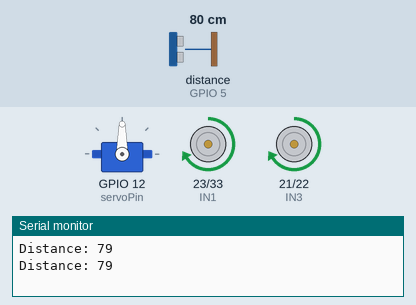
Recording of a sketch running on a simulated ESP32. Parts: servo, motor-driver pin pairs drawn as motors (green arrow = first pin HIGH = forward, orange = second pin HIGH = backward, longer = more drive, scaled by the enable pin), the last lines printed to the serial monitor. Wiring (inferred from the names in the program): ultrasonic range finder: trigger GPIO 4; echo GPIO 5. Inputs (shaded band) come from the test bench; at power-on: distance to the obstacle (sensor on GPIO 5) 80 cm. The echo pulse lasts 58.3 µs per cm.

Above: at 2.8 s.
2.9 s: distance to the obstacle (sensor on GPIO 5) set to 23 cm
5.0 s: distance to the obstacle (sensor on GPIO 5) set to 18 cm
At 5.7 s:
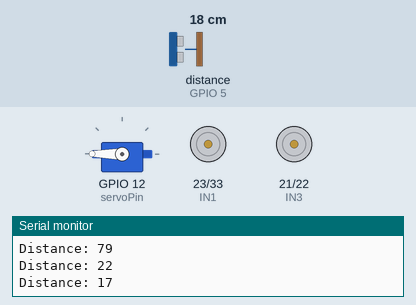
9.5 s: distance to the obstacle (sensor on GPIO 5) set to 35 cm
12.0 s: distance to the obstacle (sensor on GPIO 5) set to 2 cm
At 13.5 s:
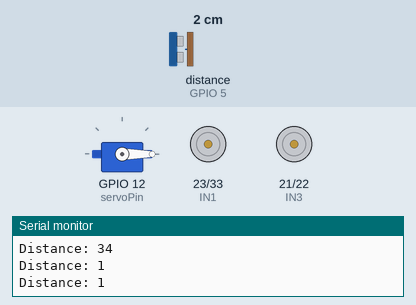
17.1 s: distance to the obstacle (sensor on GPIO 5) set to 60 cm
At 17.9 s:
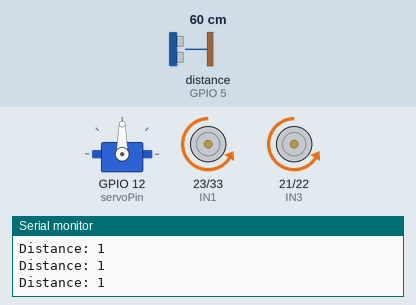
Timing chart, 0 to 20.1 s (numbered marks = the images above; inputs shaded):
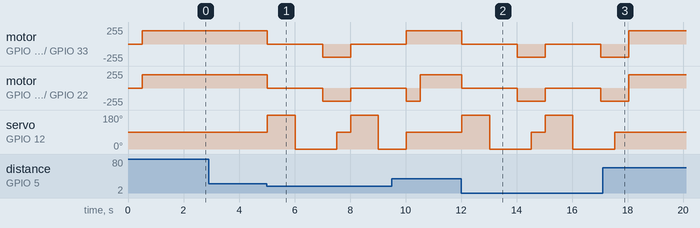

Measured:
- the behaviour switches between 21 and 20 cm on distance to the obstacle (sensor on GPIO 5) (found by bisection; images 0 and 1)
- after the input at 5.0 s, motor on GPIO 23 (IN1) / GPIO 33 (IN2), motor on GPIO 21 (IN3) / GPIO 22 (IN4): forward 199/255 → stopped at once, → backward 199/255 2.0 s later, → stopped 1.0 s later; servo on GPIO 12 (servoPin): 90° → 180° at once, → 0° 1.0 s later, → 90° 1.5 s later, → 180° 0.50 s later, … (5 changes in this stretch)
- after the input at 12.0 s, motor on GPIO 23 (IN1) / GPIO 33 (IN2), motor on GPIO 21 (IN3) / GPIO 22 (IN4): alternates backward 199/255 for 1.0 s and stopped for 2.0 s, starting at once; servo on GPIO 12 (servoPin): 90° → 180° at once, → 0° 1.0 s later, → 90° 1.5 s later, → 180° 0.50 s later, … (5 changes in this stretch)
- after the input at 17.1 s, servo on GPIO 12 (servoPin): goes on until 17.5 s, then stays 90°

The sketch:

All_IN_one_code.ino
```cpp
#include <ESP32Servo.h>

// Define motor control pins
#define ENA 25
#define IN1 23
#define IN2 33
#define ENB 26
#define IN3 21
#define IN4 22

// Define motor PWM channels
#define ENA_CHANNEL 0
#define ENB_CHANNEL 1
#define PWM_FREQ 1000 // 1 kHz PWM frequency
#define PWM_RES 8     // 8-bit resolution (0-255)

// Define servo and ultrasonic sensor pins
#define trigPin 4
#define echoPin 5
#define distanceMin 20
#define servoPin 12

// Variables for distance calculation
int duration, distance;
int dist_left, dist_right;
Servo myservo;

void setup() {
  Serial.begin(9600);

  // Attach the servo to the pin
  myservo.attach(servoPin);
  myservo.write(90); // Center the servo

  // Configure motor pins as outputs
  pinMode(IN1, OUTPUT);
  pinMode(IN2, OUTPUT);
  pinMode(IN3, OUTPUT);
  pinMode(IN4, OUTPUT);

  // Set up PWM channels for motors
  ledcSetup(ENA_CHANNEL, PWM_FREQ, PWM_RES);
  ledcAttachPin(ENA, ENA_CHANNEL);

  ledcSetup(ENB_CHANNEL, PWM_FREQ, PWM_RES);
  ledcAttachPin(ENB, ENB_CHANNEL);

  // Configure ultrasonic sensor pins
  pinMode(trigPin, OUTPUT);
  pinMode(echoPin, INPUT);
}

void loop() {
  myservo.write(90); // Center servo
  delay(500);        // Wait for servo to move
  int dist_front = calculateDistance();

  if (dist_front < distanceMin) {
    stopMoving();
    myservo.write(180); // Rotate servo to the left
    delay(1000);
    dist_left = calculateDistance();

    myservo.write(0); // Rotate servo to the right
    delay(1000);
    dist_right = calculateDistance();

    if (dist_left > distanceMin || dist_right > distanceMin) {
      if (dist_right > dist_left) {
        spinRight();
      } else {
        spinLeft();
      }
    } else {
      moveBackward();
      delay(500);
    }
  } else {
    moveForward();
    delay(1000);
  }
}

// Function to calculate distance using ultrasonic sensor
int calculateDistance() {
  digitalWrite(trigPin, LOW);
  delayMicroseconds(2);
  digitalWrite(trigPin, HIGH);
  delayMicroseconds(10);
  digitalWrite(trigPin, LOW);
  duration = pulseIn(echoPin, HIGH);
  distance = duration * 0.034 / 2;
  Serial.print("Distance: ");
  Serial.println(distance);
  return distance;
}

// Motor control functions using ledcWrite()
void moveForward() {
  digitalWrite(IN1, HIGH);
  digitalWrite(IN2, LOW);
  digitalWrite(IN3, HIGH);
  digitalWrite(IN4, LOW);
  ledcWrite(ENA_CHANNEL, 200); // Set speed for motor A
  ledcWrite(ENB_CHANNEL, 200); // Set speed for motor B
}

void moveBackward() {
  digitalWrite(IN1, LOW);
  digitalWrite(IN2, HIGH);
  digitalWrite(IN3, LOW);
  digitalWrite(IN4, HIGH);
  ledcWrite(ENA_CHANNEL, 200); // Set speed for motor A
  ledcWrite(ENB_CHANNEL, 200); // Set speed for motor B
}

void spinRight() {
  Serial.println("Spinning right...");
  digitalWrite(IN1, HIGH);
  digitalWrite(IN2, LOW);
  digitalWrite(IN3, LOW);
  digitalWrite(IN4, HIGH);
  ledcWrite(ENA_CHANNEL, 200); // Set speed for motor A
  ledcWrite(ENB_CHANNEL, 200); // Set speed for motor B
}

void spinLeft() {
  Serial.println("Spinning left...");
  digitalWrite(IN1, LOW);
  digitalWrite(IN2, HIGH);
  digitalWrite(IN3, HIGH);
  digitalWrite(IN4, LOW);
  ledcWrite(ENA_CHANNEL, 200); // Set speed for motor A
  ledcWrite(ENB_CHANNEL, 200); // Set speed for motor B
}

void stopMoving() {
  digitalWrite(IN1, LOW);
  digitalWrite(IN2, LOW);
  digitalWrite(IN3, LOW);
  digitalWrite(IN4, LOW);
  ledcWrite(ENA_CHANNEL, 0); // Stop motor A
  ledcWrite(ENB_CHANNEL, 0); // Stop motor B
}
```
